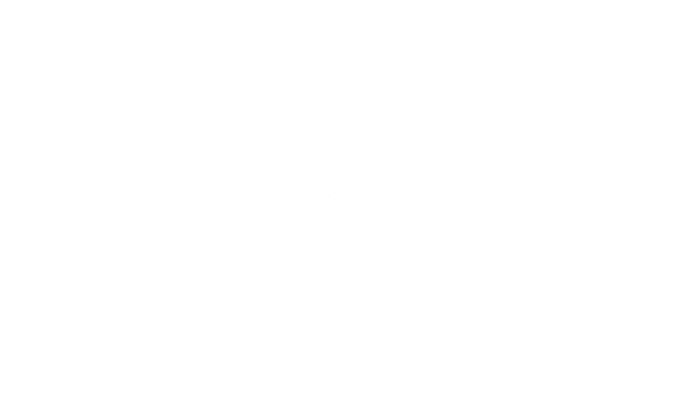
Frame 1 (no input)
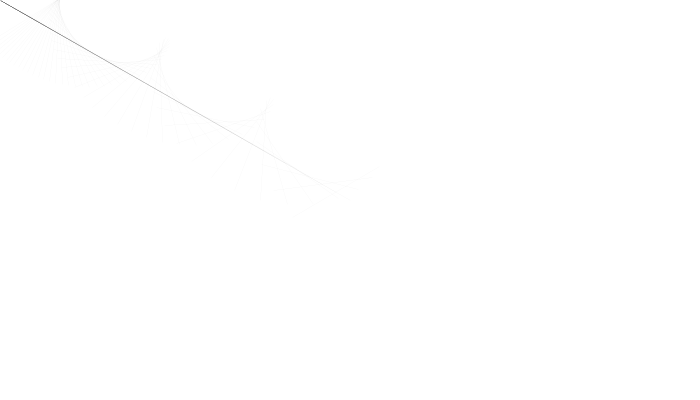
Frame 60 (the mouse pressed at the canvas centre just before this capture)
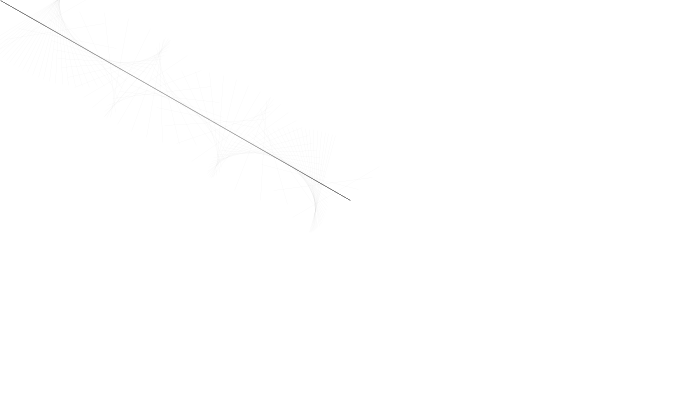
Frame 120 (the mouse held since frame 60 and released just before this capture)

The Processing sketch that drew these frames (run headless with seeded random() and noise(); from frame 60 on, the mouse is pressed at the canvas centre):

// Processing sketch: processing_33661
// ── processing_33661.pde

int mysize = 100;
float xpos = 350;
float ypos = 200;
float theta =100;
void setup ()
{
  size (700,400);
  background(255);
  
  
}

void draw()
{
  //background(255);

 // ellipse(xpos,ypos,mysize,100);
  stroke (0,20);
  strokeWeight(0);
  line(mouseX,mouseY, xpos,ypos);
  xpos= xpos + (mouseX - xpos)/25.0;
  ypos = ypos + (mouseY - ypos)/25.0;
  
  translate(xpos,ypos);
  rotate(theta);
  line(-50,0,50,0);
  
  theta=theta+dist(mouseX,mouseY,xpos,ypos)/1000+0.01;
}

void mousePressed()
{

  
 
 
}

void mouseMoved()
{

  
}
